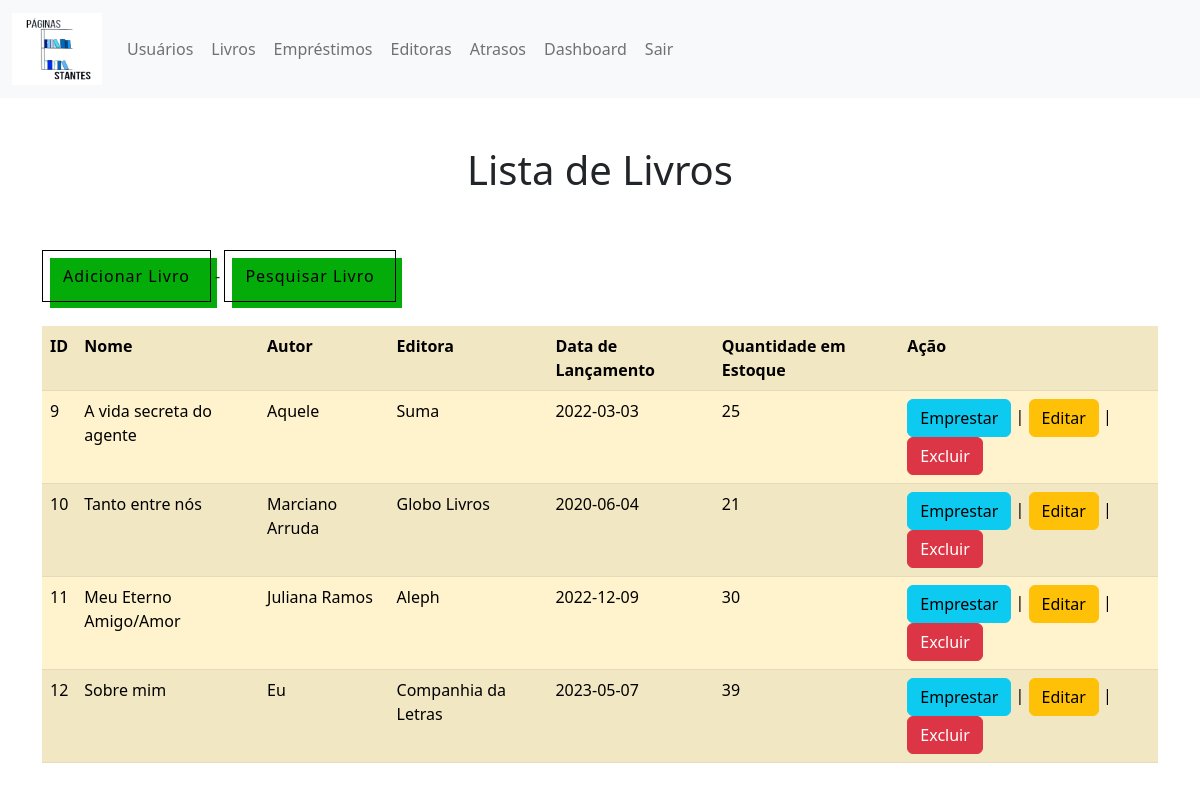
Page /ProjetoWDA/livros.php (signed in) on the earlier database version.
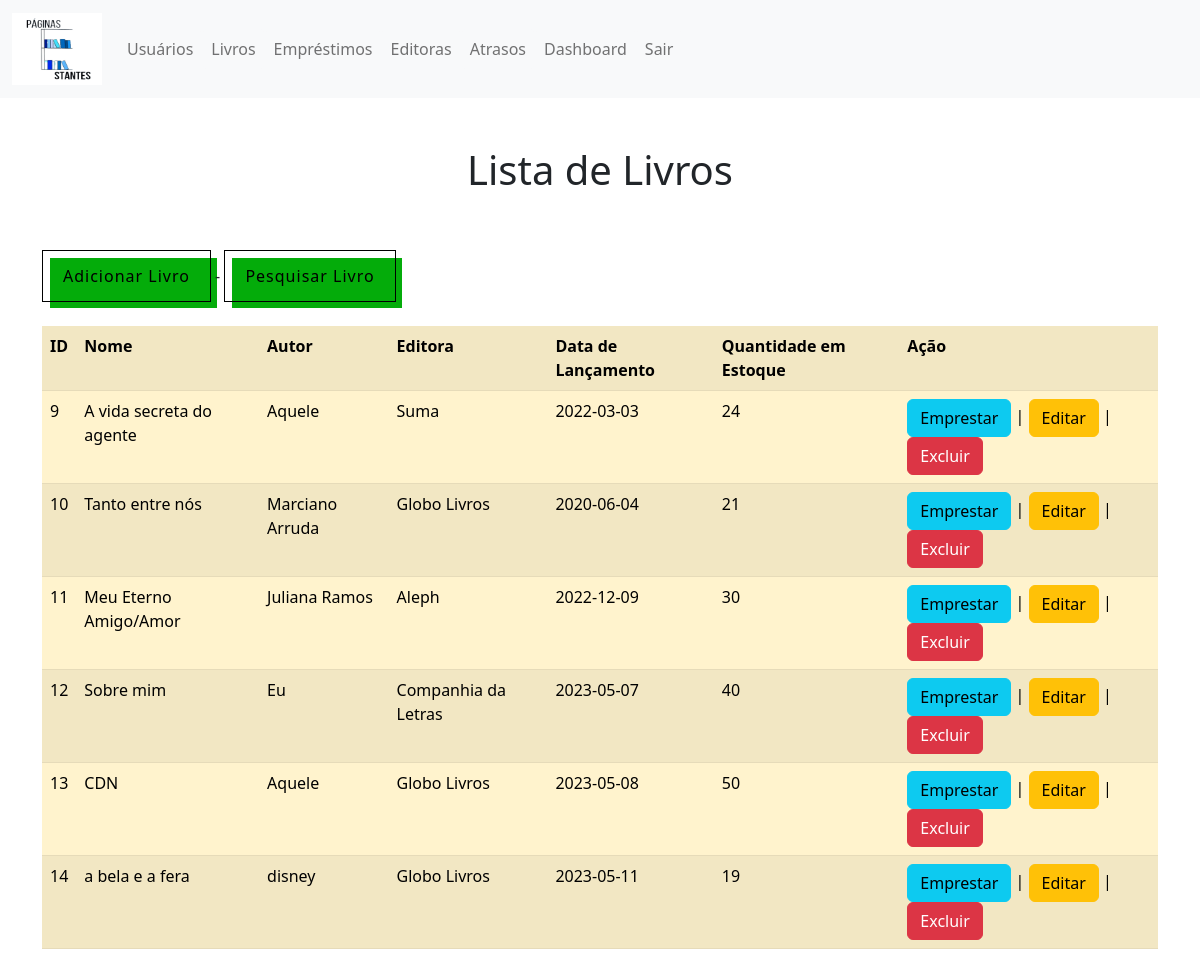
Same page on the later database version.
### tables this page shows
CREATE TABLE `livros` (
  `id` int(11) NOT NULL,
  `nome` text DEFAULT NULL,
  `autor` text DEFAULT NULL,
  `editora` text DEFAULT NULL,
  `data_lancamento` date DEFAULT NULL,
  `estoque` int(11) DEFAULT NULL,
  `novo_estoque` int(11) DEFAULT NULL
);

### ProjetoWDA/livros.php (the view, shortened to what this page needs)
<!DOCTYPE html>
<html>
<head>
	<link rel="stylesheet" href="css/bootstrap.min.css">
	<link rel="stylesheet" href="style.css">
</head>
<body>
<nav class="navbar navbar-expand-lg bg-light">
        <div class="container-fluid">
		<a class="navbar-brand" href="#">
      		<img src="logo.png" alt="Bootstrap" width="90" height="72">
    	</a>
          <div class="collapse navbar-collapse" id="navbarNavAltMarkup">
            <div class="navbar-nav">
              <a class="nav-link btn btn-light" href="usuarios.php">Usuários</a>
			  <a class="nav-link btn btn-light" href="livros.php">Livros</a>
			  <a class="nav-link btn btn-light" href="emprestimos.php">Empréstimos</a>
			  <a class="nav-link btn btn-light" href="editoras.php">Editoras</a>
			  <a class="nav-link btn btn-light" href="atrasos.php">Atrasos</a>
			  <a class="nav-link btn btn-light" href="dashboard.php" class="dashboard-button">Dashboard</a>
			  <a class="nav-link btn btn-light" href="logout.php">Sair</a>
            </div>
          </div>
        </div>
      </nav>
	  <br><br>
	<center><h1>Lista de Livros</h1></center><br><br>
	<div class="container">
	<a href="adicionarlivro.php"><button type="button" class="button-background-move">Adicionar Livro</button></a> - <a href="pesquisarlivros.php"><button type="button" class="button-background-move">Pesquisar Livro</button></a><br><br>
	<table class="table table-warning table-striped">
		<tr>
			<th>ID</th>
			<th>Nome</th>
			<th>Autor</th>
			<th>Editora</th>
			<th>Data de Lançamento</th>
			<th>Quantidade em Estoque</th>
			<th>Ação</th>
		</tr>
		<?php
			include 'conexao.php';
			$sql = "SELECT * FROM livros";
			$result = $conn->query($sql);
			while($row = $result->fetch_assoc()) {
				echo "<tr>";
				echo "<td>".$row["id"]."</td>";
				echo "<td>".$row["nome"]."</td>";
				echo "<td>".$row["autor"]."</td>";
				echo "<td>".$row["editora"]."</td>";
				echo "<td>".$row["data_lancamento"]."</td>";
				echo "<td>".$row["estoque"]."</td>";
				echo "<td><a href='emprestar.php?id=".$row["id"]."' class='btn btn-info'>Emprestar</a> | <a href='editarlivros.php?id=".$row["id"]."' class='btn btn-warning'>Editar</a> | <a href='excluirlivro.php?id=".$row["id"]."' class='btn btn-danger'>Excluir</a></td>";
				echo "</tr>";
			}
		?>
	</table>
	</div>
</body>
</html>

### ProjetoWDA/style.css (style rules this page uses)
.button-background-move { font-size: 16px; font-weight: 200; letter-spacing: 1px; padding: 13px 20px 13px; outline: 0; border: 1px solid black; cursor: pointer; position: relative; background-color: rgba(0, 0, 0, 0); user-select: none; -webkit-user-select: none; touch-action: manipulation; }
.button-background-move:after { content: ""; background-color: #04ac0a; width: 100%; z-index: -1; position: absolute; height: 100%; top: 7px; left: 7px; transition: 0.2s; }

Differences in the rows shown:
changed livros "A vida secreta do agente": estoque "25" → "24"
changed livros "Sobre mim": estoque "39" → "40"
added livros: id "13", nome "CDN", autor "Aquele", editora "Globo Livros", data_lancamento "2023-05-08", estoque "50"
added livros: id "14", nome "a bela e a fera", autor "disney", editora "Globo Livros", data_lancamento "2023-05-11", estoque "19"
